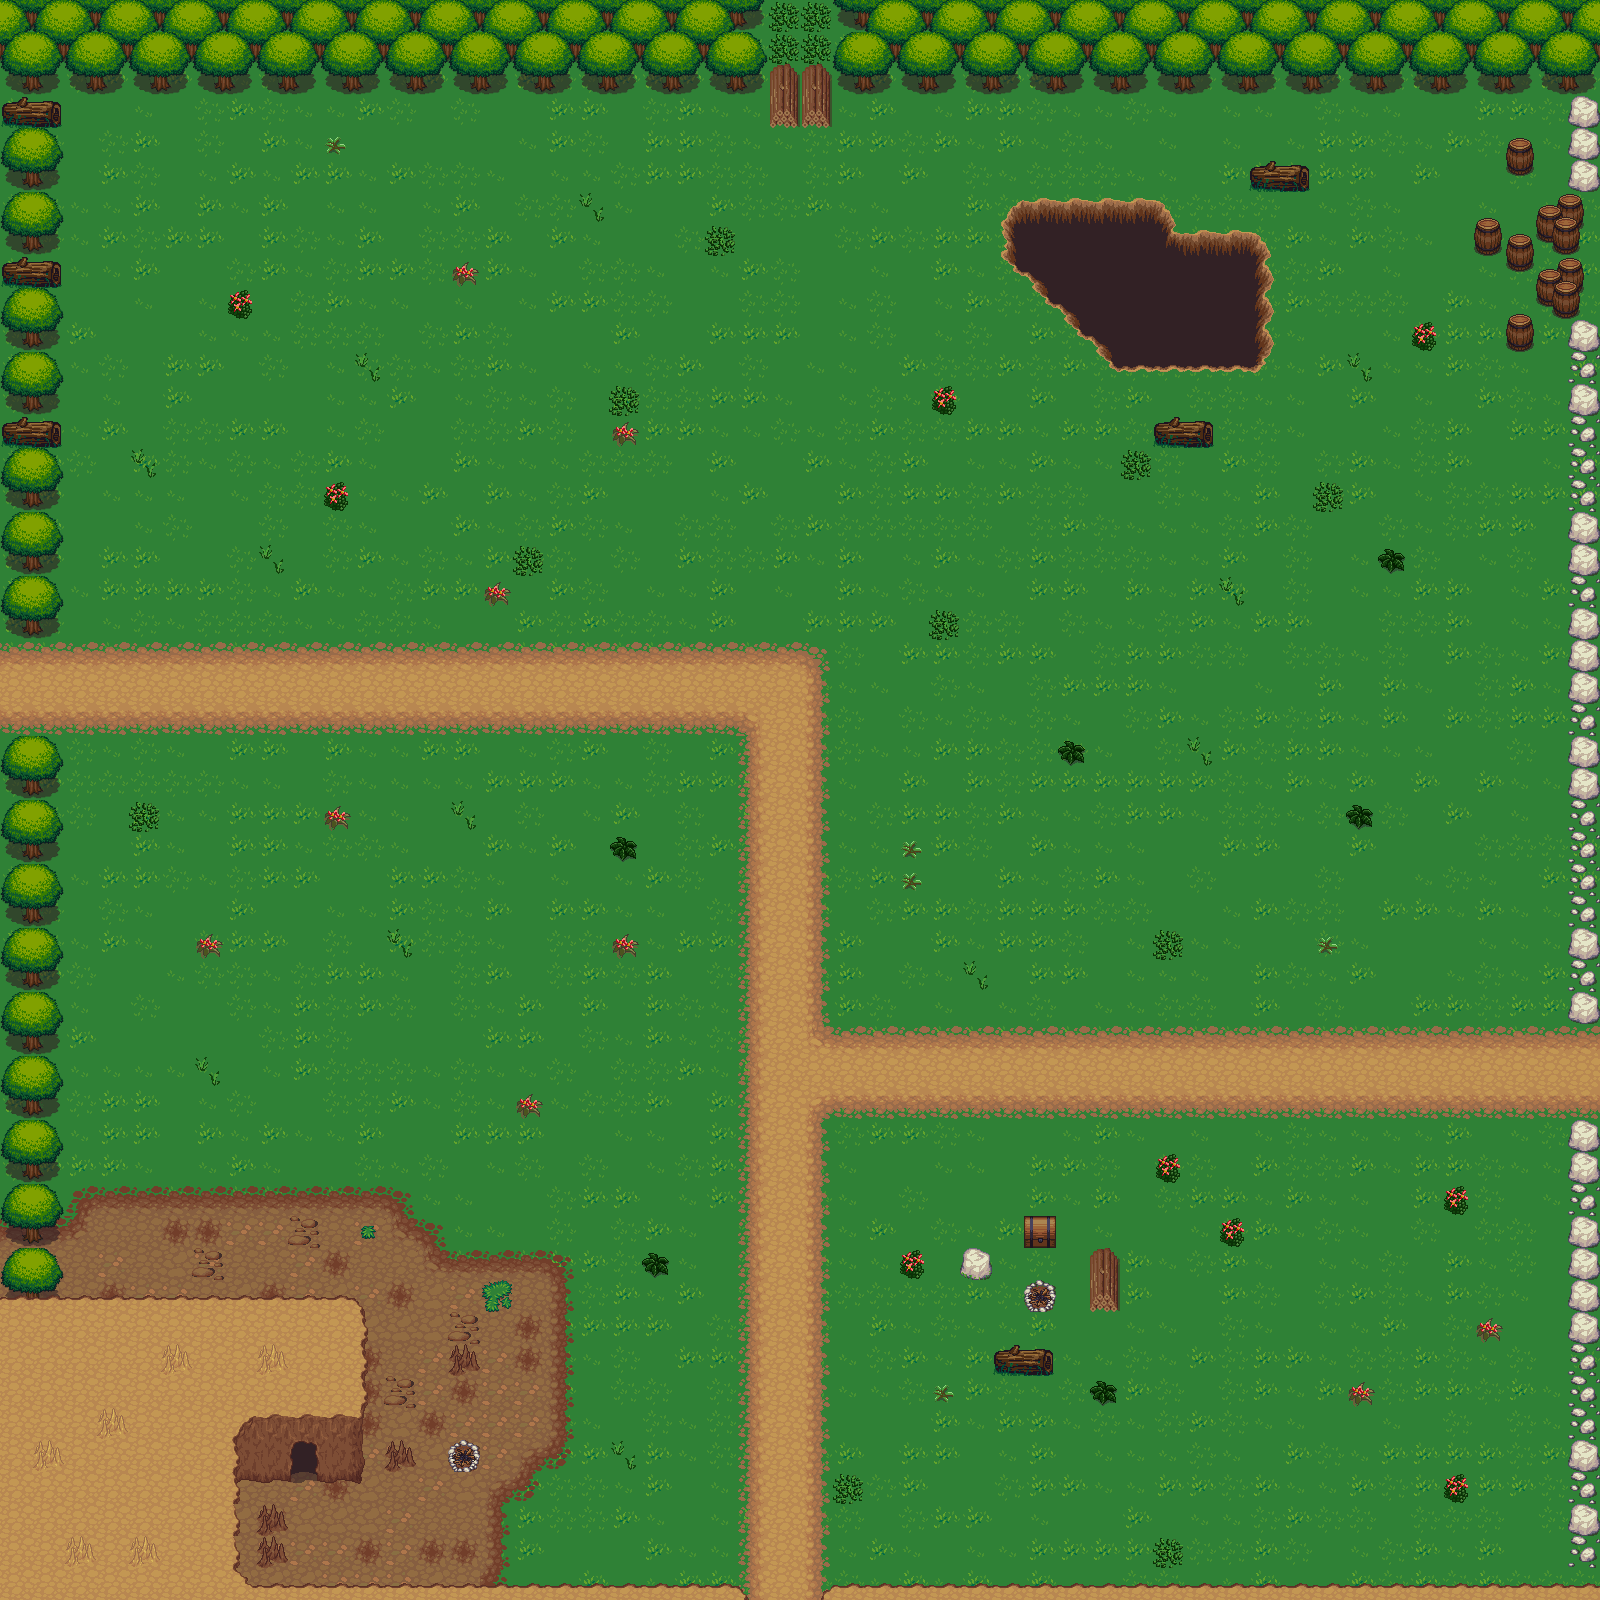

Below is a game level as drawn by its tile map, then a one-line description and the .tmx that defines it (tile-layer data replaced by summaries):
An orthogonal 50x50 tile map with 32x32 px tiles, 7 tile layers (collision, Background, road, Foreground, ...), 10 tilesets and 5 objects (4x tp).

<map version="1.0" orientation="orthogonal" renderorder="right-down" width="50" height="50" tilewidth="32" tileheight="32" nextobjectid="47">
 <properties>
  <property name="ennemy" value="7;1,160,160;1,640,160;1,1280,640;1,1280,1280;1,640,1280;1,320,640;1,800,800" />
  <property name="music" value="res/musics/Cafofo_-_MUSIC_-_Uplifting_converted.WAV" />
  <property name="objetList" value="" />
 </properties>
 <tileset firstgid="1" name="grass" tilewidth="32" tileheight="32" tilecount="18" columns="3">
  <image source="../tiles/grass.png" width="96" height="192" />
 </tileset>
 <tileset firstgid="19" name="dirt" tilewidth="32" tileheight="32" tilecount="18" columns="3">
  <image source="../tiles/dirt.png" width="96" height="192" />
 </tileset>
 <tileset firstgid="37" name="mountains" tilewidth="32" tileheight="32" tilecount="108" columns="12">
  <image source="../tiles/mountains.png" width="384" height="288" />
 </tileset>
 <tileset firstgid="145" name="dirt2" tilewidth="32" tileheight="32" tilecount="18" columns="3">
  <image source="../tiles/dirt2.png" width="96" height="192" />
 </tileset>
 <tileset firstgid="163" name="watergrass" tilewidth="32" tileheight="32" tilecount="18" columns="3">
  <image source="../tiles/watergrass.png" width="96" height="192" />
 </tileset>
 <tileset firstgid="181" name="forest_tiles" tilewidth="32" tileheight="32" tilecount="256" columns="16">
  <image source="../tiles/forest_tiles.png" width="512" height="512" />
 </tileset>
 <tileset firstgid="437" name="rock" tilewidth="32" tileheight="32" tilecount="2" columns="2">
  <image source="../tiles/rock.png" width="64" height="32" />
 </tileset>
 <tileset firstgid="439" name="barrel" tilewidth="32" tileheight="32" tilecount="8" columns="4">
  <image source="../tiles/barrel.png" width="128" height="64" />
 </tileset>
 <tileset firstgid="447" name="chests" tilewidth="32" tileheight="32" tilecount="6" columns="2">
  <image source="../tiles/chests.png" width="64" height="96" />
 </tileset>
 <tileset firstgid="453" name="tuto-slick2d-037-tuile-logic (1)" tilewidth="32" tileheight="32" tilecount="25" columns="5">
  <image source="../tiles/tuto-slick2d-037-tuile-logic (1).png" width="160" height="160" />
 </tileset>
 <layer name="collision" width="50" height="50">
  <data>[2500 cells, 271 non-empty, 11 distinct tile ids]</data>
 </layer>
 <layer name="Background" width="50" height="50">
  <data>[2500 cells, 2500 non-empty, 19 distinct tile ids]</data>
 </layer>
 <layer name="road" width="50" height="50">
  <data>[2500 cells, 442 non-empty, 34 distinct tile ids]</data>
 </layer>
 <layer name="Foreground" width="50" height="50">
  <data>[2500 cells, 376 non-empty, 48 distinct tile ids]</data>
 </layer>
 <layer name="Tile Layer 6" width="50" height="50">
  <data>[2500 cells, 0 non-empty, 0 distinct tile ids]</data>
 </layer>
 <layer name="Tile Layer 7" width="50" height="50">
  <data>[2500 cells, 0 non-empty, 0 distinct tile ids]</data>
 </layer>
 <layer name="top" width="50" height="50">
  <data>[2500 cells, 6 non-empty, 1 distinct tile ids]</data>
 </layer>
 <objectgroup name="tp" width="50" height="50">
  <properties>
   <property name="destMap" value="map_3" />
   <property name="destX" value="2208" />
   <property name="destY" value="416" />
  </properties>
  <object id="40" type="tp" x="289" y="1441" width="29" height="30">
   <properties>
    <property name="destMap" value="res/maps/cavern_1.tmx" />
    <property name="destX" value="832" />
    <property name="destY" value="800" />
   </properties>
  </object>
  <object id="41" type="tp" x="737" y="1584" width="94" height="18">
   <properties>
    <property name="destMap" value="res/maps/map_1-1.tmx" />
    <property name="destX" value="576" />
    <property name="destY" value="100" />
   </properties>
  </object>
  <object id="42" type="tp" x="1585" y="1026" width="14" height="93">
   <properties>
    <property name="destMap" value="res/maps/map_4.tmx" />
    <property name="destX" value="32" />
    <property name="destY" value="320" />
   </properties>
  </object>
  <object id="44" x="769" y="2" width="63" height="14">
   <properties>
    <property name="destMap" value="" />
    <property name="destX" value="" />
    <property name="destY" value="" />
   </properties>
  </object>
  <object id="45" type="tp" x="1" y="639" width="14" height="96">
   <properties>
    <property name="destMap" value="res/maps/map_3.tmx" />
    <property name="destX" value="2208" />
    <property name="destY" value="448" />
   </properties>
  </object>
 </objectgroup>
</map>
